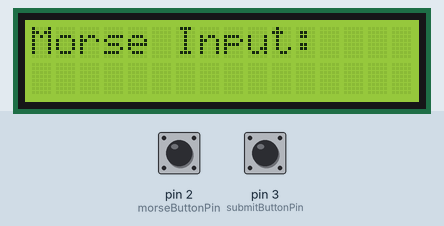
Simulated run of this sketch. Board: Arduino Uno, built with avr-gcc and run on an emulated ATmega328P. Parts: 16×2 character LCD. The test bench sets the inputs (shaded band); at power-on: pin 3 (submitButtonPin) HIGH, pin 2 (morseButtonPin) HIGH. What the sketch prints to the serial monitor is not drawn.

Above: at 1.2 s.
1.3 s: pin 3 (submitButtonPin) pulled LOW for 0.15 s
At 2.1 s:
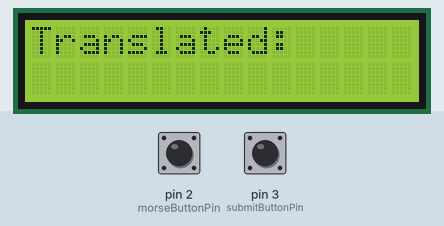
3.0 s: pin 2 (morseButtonPin) pulled LOW for 0.15 s
4.6 s: pin 2 (morseButtonPin) pulled LOW for 1 s
At 6.0 s:
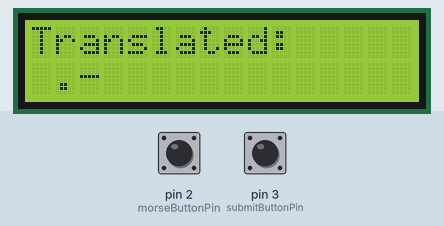
7.1 s: pin 3 (submitButtonPin) pulled LOW for 1 s
At 9.3 s:
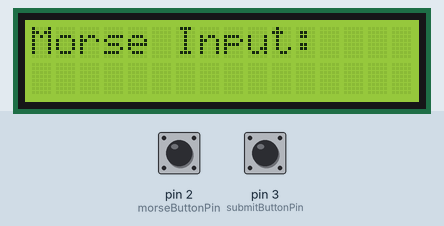
9.6 s: pin 2 (morseButtonPin) pulled LOW for 0.15 s
11.2 s: pin 3 (submitButtonPin) pulled LOW for 0.15 s
At 12.1 s:
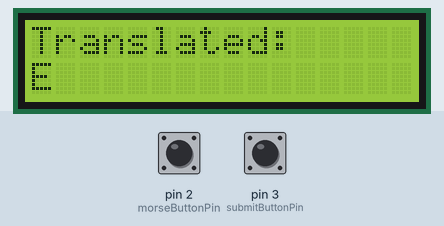
Timing chart, 0 to 13.9 s (numbered marks = the images above; inputs shaded):
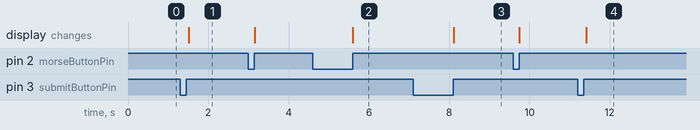

Measured:
- after the input at 1.3 s, the display: changes after 0.22 s (image 1)
- after the input at 4.6 s, the display: changes after 1.0 s (image 2)
- after the input at 7.1 s, the display: changes after 1.0 s (image 3)
- after the input at 11.2 s, the display: changes after 0.22 s (image 4)

The sketch:

morse_reader.ino
```cpp
#include <Wire.h>
#include <LiquidCrystal_I2C.h>

// Initialize 16x2 I2C LCD at address 0x27
LiquidCrystal_I2C lcd(0x27, 16, 2);

// Pin Definitions
const int morseButtonPin = 2;     // Button for Morse input
const int submitButtonPin = 3;    // Button to submit and translate
const int dotThreshold = 300;     // Max ms for a dot press
const int debounceDelay = 50;

String morseInput = "";
String translatedText = "";

unsigned long pressStartTime = 0;
bool morseButtonState = HIGH;
bool prevMorseButtonState = HIGH;
bool translated = false;

// Morse code map
const int morseCount = 36;
const String morseAlphabet[morseCount][2] = {
  {".-", "A"},   {"-...", "B"}, {"-.-.", "C"}, {"-..", "D"},
  {".", "E"},    {"..-.", "F"}, {"--.", "G"},  {"....", "H"},
  {"..", "I"},   {".---", "J"}, {"-.-", "K"},  {".-..", "L"},
  {"--", "M"},   {"-.", "N"},   {"---", "O"},  {".--.", "P"},
  {"--.-", "Q"}, {".-.", "R"},  {"...", "S"},  {"-", "T"},
  {"..-", "U"},  {"...-", "V"}, {".--", "W"},  {"-..-", "X"},
  {"-.--", "Y"}, {"--..", "Z"},
  {"-----", "0"},{".----", "1"},{"..---", "2"},{"...--", "3"},
  {"....-", "4"},{".....", "5"},{"-....", "6"},{"--...", "7"},
  {"---..", "8"},{"----.", "9"}
};

// Function to split Morse input by spaces and translate to text
String translateMorse(String morse) {
  String result = "";
  int start = 0;
  while (start < morse.length()) {
    int spaceIdx = morse.indexOf(' ', start);
    if (spaceIdx == -1) spaceIdx = morse.length();
    String symbol = morse.substring(start, spaceIdx);
    bool found = false;

    for (int i = 0; i < morseCount; i++) {
      if (symbol == morseAlphabet[i][0]) {
        result += morseAlphabet[i][1];
        found = true;
        break;
      }
    }

    if (!found && symbol != "") result += "?";  // Unknown symbol

    start = spaceIdx + 1;
  }
  return result;
}

// Scroll text if too long for LCD
void displayScrollingText(String text) {
  int len = text.length();
  if (len <= 16) {
    lcd.setCursor(0, 1);
    lcd.print(text);
    return;
  }

  for (int i = 0; i <= len - 16; i++) {
    lcd.setCursor(0, 1);
    lcd.print(text.substring(i, i + 16));
    delay(300);
  }
}

void setup() {
  pinMode(morseButtonPin, INPUT_PULLUP);
  pinMode(submitButtonPin, INPUT_PULLUP);

  lcd.init();
  lcd.backlight();
  lcd.setCursor(0, 0);
  lcd.print("Morse Input:");
  Serial.begin(9600);
}

void loop() {
  // Read button states
  bool currentMorse = digitalRead(morseButtonPin);
  bool submitPressed = digitalRead(submitButtonPin) == LOW;

  // Handle Morse button
  if (prevMorseButtonState == HIGH && currentMorse == LOW) {
    pressStartTime = millis();
  }
  else if (prevMorseButtonState == LOW && currentMorse == HIGH) {
    unsigned long pressDuration = millis() - pressStartTime;
    if (pressDuration >= debounceDelay) {
      if (pressDuration < dotThreshold) {
        morseInput += ".";
      } else {
        morseInput += "-";
      }

      // Display input live
      lcd.setCursor(0, 1);
      if (morseInput.length() <= 16) {
        lcd.print(morseInput);
      } else {
        lcd.print(morseInput.substring(morseInput.length() - 16));
      }

      Serial.print("Morse: ");
      Serial.println(morseInput);
    }
  }

  // Handle Submit button
  if (submitPressed) {
    delay(200); // Basic debounce
    while (digitalRead(submitButtonPin) == LOW); // Wait for release

    if (!translated) {
      // Add space separator between symbols
      morseInput += " ";
      translatedText = translateMorse(morseInput);
      lcd.clear();
      lcd.setCursor(0, 0);
      lcd.print("Translated:");
      displayScrollingText(translatedText);
      translated = true;
    } else {
      // Reset state for new input
      lcd.clear();
      lcd.setCursor(0, 0);
      lcd.print("Morse Input:");
      morseInput = "";
      translatedText = "";
      translated = false;
    }
  }

  prevMorseButtonState = currentMorse;
}
```
